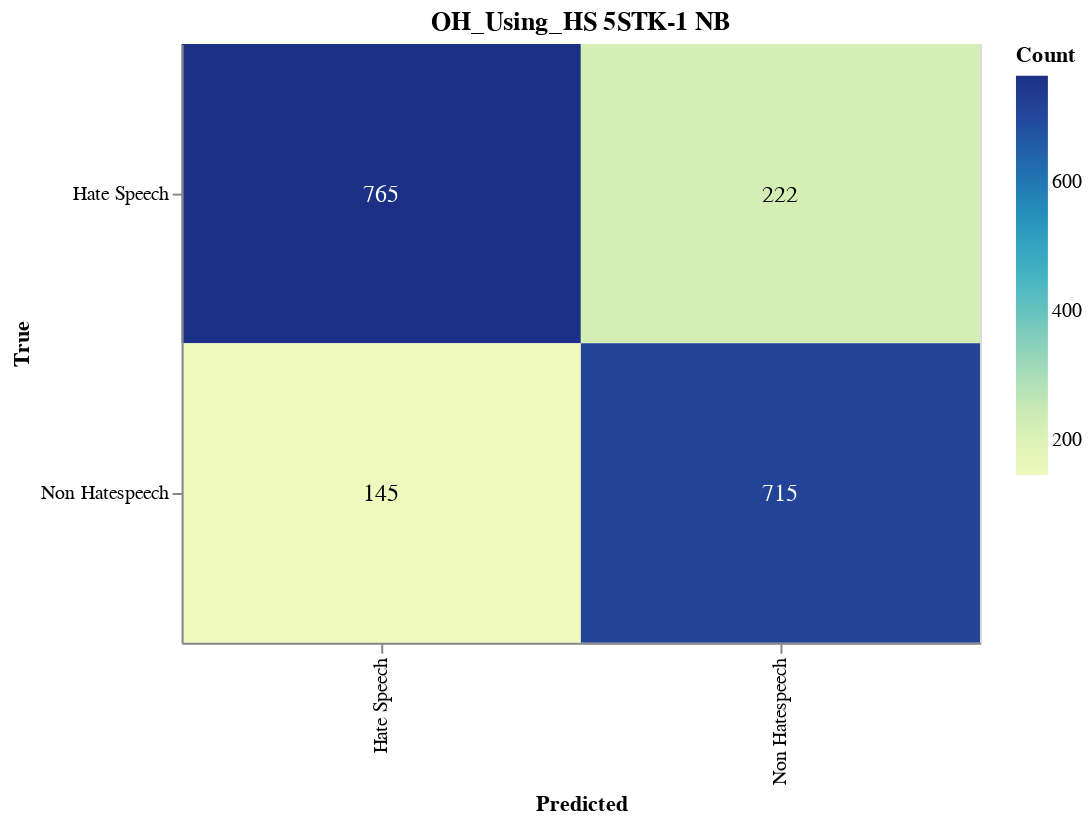

Source (notebook cell):
### Markdown cell above
#### Save CM

### Code cell
import altair as alt
import altair_saver
import pandas as pd
from sklearn.metrics import confusion_matrix

# Calculate the confusion matrix
cm = confusion_matrix(y_val, nb_validation_predictions)

# Define class names
class_names = ['Negative', 'Neutral', 'Positive']

# Convert confusion matrix to DataFrame
cm_df = pd.DataFrame(cm, index=class_names, columns=class_names).reset_index().melt(id_vars='index')
cm_df.columns = ['True', 'Predicted', 'Count']

# Ensure the order of categories
cm_df['True'] = pd.Categorical(cm_df['True'], categories=class_names, ordered=True)
cm_df['Predicted'] = pd.Categorical(cm_df['Predicted'], categories=class_names, ordered=True)

# Create the Altair plot
heatmap = alt.Chart(cm_df).mark_rect().encode(
    x=alt.X('Predicted:O', sort=class_names),
    y=alt.Y('True:O', sort=class_names),
    color='Count:Q',
    tooltip=['True', 'Predicted', 'Count']
).properties(
    width=400,
    height=300,
    title='OF_Using_FIRE 5STK-1 NB'
)

# Add text labels
text = heatmap.mark_text(
    align='center',
    baseline='middle',
    fontSize=12
).encode(
    text='Count:Q',
    color=alt.condition(
        alt.datum.Count > cm.max() / 2,
        alt.value('white'),
        alt.value('black')
    )
)

# Combine heatmap and text
final_chart = heatmap + text

# Display the plot
final_chart.show()

### Figure 1 — Vega-Lite specification as saved in the notebook (floating-point values rounded to 4 significant figures)
{"config": {"view": {"continuousWidth": 300, "continuousHeight": 300}}, "layer": [{"mark": {"type": "rect"}, "encoding": {"color": {"field": "Count", "type": "quantitative"}, "tooltip": [{"field": "True", "type": "ordinal"}, {"field": "Predicted", "type": "ordinal"}, {"field": "Count", "type": "quantitative"}], "x": {"field": "Predicted", "sort": ["Hate Speech", "Non Hatespeech"], "type": "ordinal"}, "y": {"field": "True", "sort": ["Hate Speech", "Non Hatespeech"], "type": "ordinal"}}, "title": "OH_Using_HS 5STK-1 NB"}, {"mark": {"type": "text", "align": "center", "baseline": "middle", "fontSize": 12}, "encoding": {"color": {"condition": {"test": "(datum.Count > 382.5)", "value": "white"}, "value": "black"}, "text": {"field": "Count", "type": "quantitative"}, "tooltip": [{"field": "True", "type": "ordinal"}, {"field": "Predicted", "type": "ordinal"}, {"field": "Count", "type": "quantitative"}], "x": {"field": "Predicted", "sort": ["Hate Speech", "Non Hatespeech"], "type": "ordinal"}, "y": {"field": "True", "sort": ["Hate Speech", "Non Hatespeech"], "type": "ordinal"}}, "title": "OH_Using_HS 5STK-1 NB"}], "data": {"name": "data-782c6a53b039b16f3f70c78599dca7a8"}, "height": 300, "width": 400, "$schema": "https://vega.github.io/schema/vega-lite/v5.17.0.json", "datasets": {"data-782c6a53b039b16f3f70c78599dca7a8": [{"True": "Hate Speech", "Predicted": "Hate Speech", "Count": 765}, {"True": "Non Hatespeech", "Predicted": "Hate Speech", "Count": 145}, {"True": "Hate Speech", "Predicted": "Non Hatespeech", "Count": 222}, {"True": "Non Hatespeech", "Predicted": "Non Hatespeech", "Count": 715}]}}
